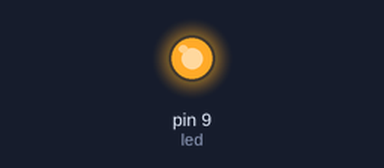
A sketch run on a simulated Arduino Uno, built with avr-gcc and run on an emulated ATmega328P. Parts: output pins drawn as LEDs (lit = HIGH).

Above: at 0.05 s.
At 0.4 s:
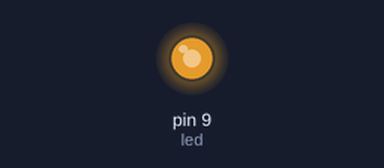
At 0.75 s:
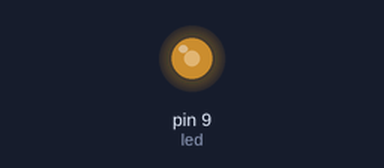
At 1.5 s:
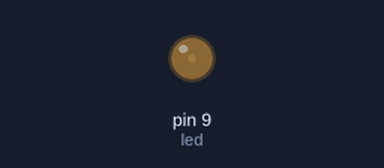
Timing chart, 0 to 3.5 s (numbered marks = the images above):
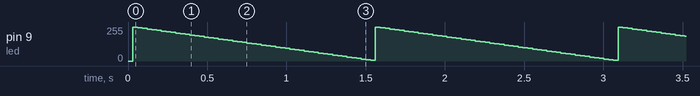

Measured:
- by itself, pin 9 (led): ramps from 255/255 to 5/255 and jumps back, once every 1.5 s

The sketch:

ex4.ino
```cpp
int led = 9;
int brightness = 255;
int fadeAmount = -5;
int speed = 30;
unsigned long start = 0;

void setup() {
  Serial.begin(9600);
  pinMode(led, OUTPUT);
  start = millis();
}

void loop() {
  if (Serial.available()) {
    int val = Serial.parseInt();
    if (val > 0) speed = val;
  }

  if (millis() - start >=speed) {
    start = millis();

    analogWrite(led, brightness);

    brightness += fadeAmount;
    if (brightness <= 0 || brightness >= 255) {
      brightness=255;
    }
  }
}
```
